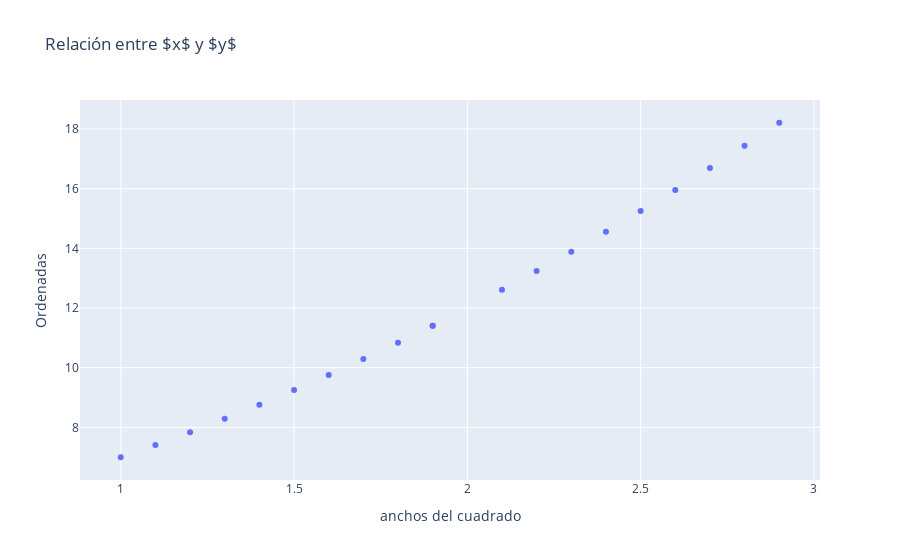

The notebook cell this image was saved under:
### Code cell
#fig = px.line(tabla,x = tabla.keys()[0], y = tabla.keys()[1], title=r'Relación entre $x$ y $y$')

fig = px.scatter(tabla,x = tabla.keys()[0], y = tabla.keys()[1], title=r'Relación entre $x$ y $y$')

fig.show()

#fig.write_html('relacion_entre_x_e_y.html', auto_open=True)

### Figure 1 — Plotly figure (JSON) as saved in the notebook; plotly's stock layout.template omitted (floating-point values rounded to 4 significant figures)
{"data": [{"hovertemplate": "anchos del cuadrado=%{x}<br>Ordenadas=%{y}<extra></extra>", "legendgroup": "", "marker": {"color": "#636efa", "symbol": "circle"}, "mode": "markers", "name": "", "orientation": "v", "showlegend": false, "type": "scatter", "x": [1, 1.1, 1.2, 1.3, 1.4, 1.5, 1.6, 1.7, 1.8, 1.9, 1.9, 2, 2.1, 2.2, 2.3, 2.4, 2.5, 2.6, 2.7, 2.8, 2.9], "xaxis": "x", "y": [7, 7.41, 7.84, 8.29, 8.76, 9.25, 9.76, 10.29, 10.84, 11.41, 11.41, null, 12.61, 13.24, 13.89, 14.56, 15.25, 15.96, 16.69, 17.44, 18.21], "yaxis": "y"}], "layout": {"legend": {"tracegroupgap": 0}, "title": {"text": "Relación entre $x$ y $y$"}, "xaxis": {"anchor": "y", "domain": [0, 1], "title": {"text": "anchos del cuadrado"}}, "yaxis": {"anchor": "x", "domain": [0, 1], "title": {"text": "Ordenadas"}}}}
